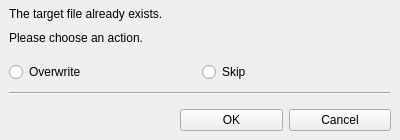
<?xml version="1.0" encoding="UTF-8"?>
<ui version="4.0">
 <class>MainWindow</class>
 <widget class="QMainWindow" name="MainWindow">
  <property name="geometry">
   <rect>
    <x>0</x>
    <y>0</y>
    <width>400</width>
    <height>140</height>
   </rect>
  </property>
  <property name="minimumSize">
   <size>
    <width>400</width>
    <height>140</height>
   </size>
  </property>
  <property name="maximumSize">
   <size>
    <width>400</width>
    <height>140</height>
   </size>
  </property>
  <property name="windowTitle">
   <string>Target file already exists</string>
  </property>
  <widget class="QWidget" name="centralwidget">
   <widget class="QWidget" name="verticalLayoutWidget">
    <property name="geometry">
     <rect>
      <x>-1</x>
      <y>-1</y>
      <width>401</width>
      <height>101</height>
     </rect>
    </property>
    <layout class="QVBoxLayout" name="verticalLayout">
     <property name="spacing">
      <number>5</number>
     </property>
     <property name="leftMargin">
      <number>10</number>
     </property>
     <property name="topMargin">
      <number>5</number>
     </property>
     <property name="rightMargin">
      <number>10</number>
     </property>
     <property name="bottomMargin">
      <number>5</number>
     </property>
     <item>
      <widget class="QLabel" name="lbInfo">
       <property name="font">
        <font>
         <pointsize>9</pointsize>
        </font>
       </property>
       <property name="text">
        <string>The target file already exists.</string>
       </property>
      </widget>
     </item>
     <item>
      <widget class="QLabel" name="lbChoose">
       <property name="font">
        <font>
         <pointsize>9</pointsize>
        </font>
       </property>
       <property name="text">
        <string>Please choose an action.</string>
       </property>
      </widget>
     </item>
     <item>
      <layout class="QHBoxLayout" name="horizontalLayout">
       <property name="topMargin">
        <number>10</number>
       </property>
       <property name="bottomMargin">
        <number>5</number>
       </property>
       <item>
        <widget class="QRadioButton" name="radioOverwrite">
         <property name="font">
          <font>
           <pointsize>9</pointsize>
          </font>
         </property>
         <property name="text">
          <string>Overwrite</string>
         </property>
        </widget>
       </item>
       <item>
        <widget class="QRadioButton" name="radioSkip">
         <property name="font">
          <font>
           <pointsize>9</pointsize>
          </font>
         </property>
         <property name="text">
          <string>Skip</string>
         </property>
        </widget>
       </item>
      </layout>
     </item>
     <item>
      <widget class="Line" name="line">
       <property name="orientation">
        <enum>Qt::Horizontal</enum>
       </property>
      </widget>
     </item>
    </layout>
   </widget>
   <widget class="QWidget" name="horizontalLayoutWidget_2">
    <property name="geometry">
     <rect>
      <x>170</x>
      <y>100</y>
      <width>231</width>
      <height>41</height>
     </rect>
    </property>
    <layout class="QHBoxLayout" name="horizontalLayout_2">
     <property name="leftMargin">
      <number>10</number>
     </property>
     <property name="rightMargin">
      <number>10</number>
     </property>
     <item>
      <widget class="QPushButton" name="btnOK">
       <property name="text">
        <string>OK</string>
       </property>
      </widget>
     </item>
     <item>
      <widget class="QPushButton" name="btnCancel">
       <property name="text">
        <string>Cancel</string>
       </property>
      </widget>
     </item>
    </layout>
   </widget>
  </widget>
 </widget>
 <resources/>
 <connections/>
</ui>
